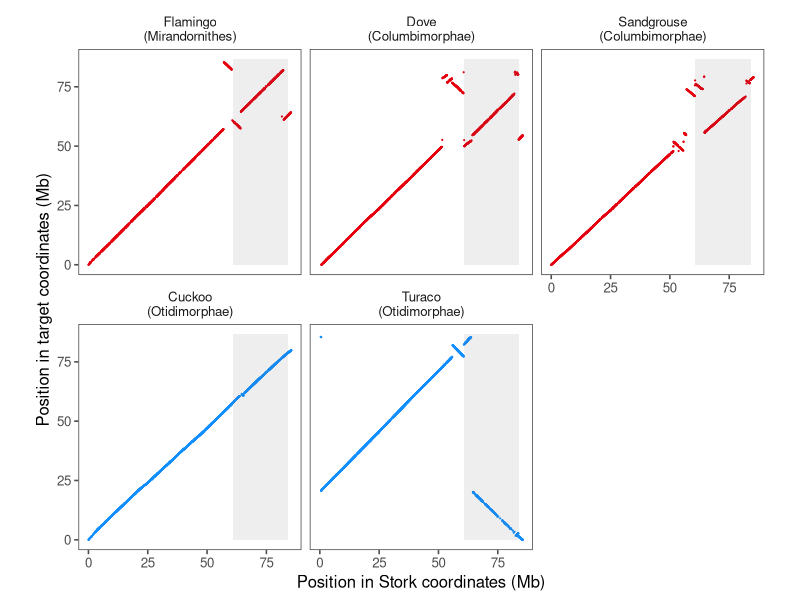
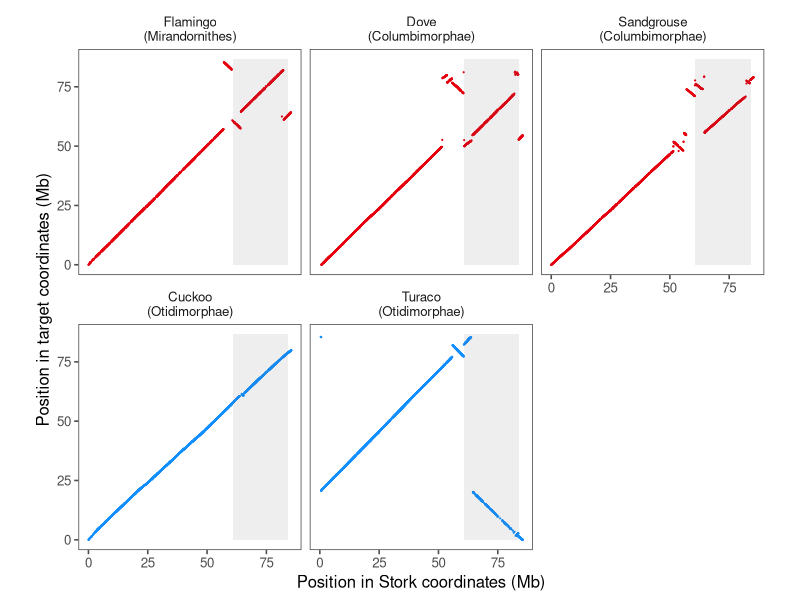
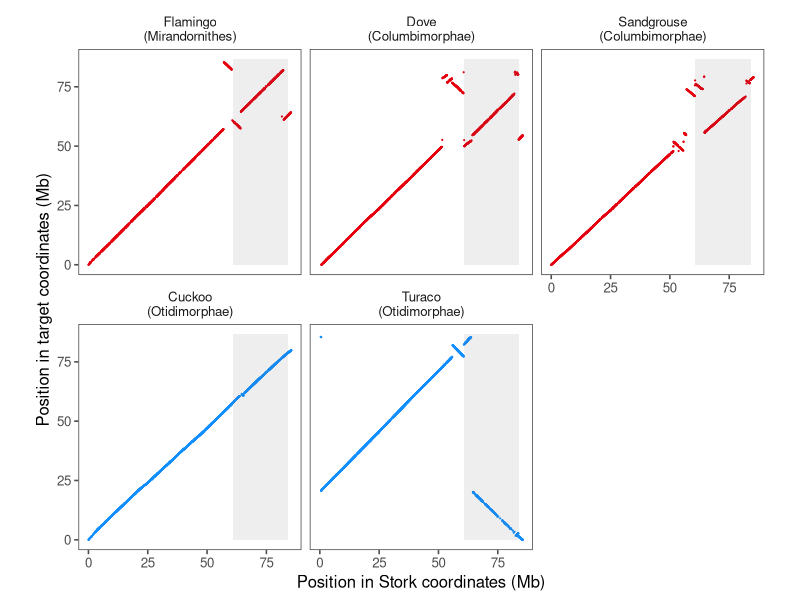

These charts were generated, in order, by the following R code:
library(tidyverse)
library(ggthemes)
library(glue)

totab_4 <- read_csv('totab_CM030196.1_CICMAG.csv') %>% mutate(tag = 'chr4')
totab_5 <- read_csv('totab_CM030197.1_CICMAG.csv') %>% mutate(tag = 'chr5')
totab <- bind_rows(totab_4, totab_5)

totab2 <- totab %>% 
  # Separate description column into species and chromosome
  separate(Description, c('ID', 'Species', 'Chr'), sep = '\\.', extra = 'merge', remove = F) %>% 
  # Add sp tag with target species name
  group_by(tag, sp, Block) %>% 
  mutate(sp = Species[Species!='1_bCicMag1']) %>% 
  ungroup() %>% 
  select(Start, End, Species, Block, Chr, Length, Description, sp, Size, tag) %>% 
  pivot_longer(-c(Block, Species, Chr, Length, Description, sp, Size, tag)) %>% 
  # Arrange to make sense for geom_polygon
  arrange(sp, Block, Species, ifelse(Species!='1_bCicMag1', name, rev(name)))  %>% 
  group_by(tag, sp, Block) %>% 
  # Add order and target chr information information
  mutate(colo = unique(Chr[Species!='1_bCicMag1'])) %>% 
  group_by(tag, sp, colo) %>% 
  # Calculate total length per target chr
  mutate(tot = sum(Length)/2) %>% 
  group_by(tag, sp) %>% 
  # Rank target chr by total length
  mutate(rank = dense_rank(desc(tot))) %>% 
  # Get only two largest chr
  filter(rank %in% c(1, 2)) %>% 
  # Order chromosomes, with ref chr in middle
  mutate(
    idx = as.numeric(factor(Description)),
    idx = (idx-min(idx[Species != '1_bCicMag1']))/(max(idx[Species != '1_bCicMag1'])-min(idx[Species != '1_bCicMag1'])),
    idx = ifelse(Species == '1_bCicMag1', 1.5, rank)
    ) %>% 
  group_by(tag, sp, Description) %>% 
  mutate(max_chr = max(value)) %>% 
  ungroup() %>% 
  # Flip some chromosomes to ease interpretation
  mutate(
    value = ifelse(
      (Description %in% c("GCA_901699155.2_bStrTur1.1.LR594554.2")) & (tag == 'chr4'),
      max_chr-value,
      value),
    value = ifelse(
      !(Description %in% c("GCA_009819775.1_bPhoRub2.pri.chr5")) & (tag == 'chr5'),
      max_chr-value,
      value),
    sp = factor(sp, c("5_GalGal6", "1_bPhoRub2", "2_bStrTur1", "1_bPteGut1", 
                      "1_bTauEry1", "1_bCucCan1", "2_bTaeGut1"))
  ) %>%
  {.}

rainbowplot <- totab2 %>% 
  # Two of the chromosomes of 1_bPteGut1 were fused to ease interpretation
  mutate(
    value = ifelse(
      Description == "GCA_009769525.1_bPteGut1.pri.chr15",
      value-2605+55653895,
      value
    ),
    value = ifelse(
      Description == "GCA_009769525.1_bPteGut1.pri.chr20",
      value-0+47064605,
      value
    ),
    rank = ifelse(
      sp == "1_bPteGut1",
      1,
      rank
    ),
    Block = ifelse(
      sp == "1_bPteGut1",
      -Block,
      Block
    )
  ) %>%
  # Filter the largest of the target chromosomes
  filter(rank == 1) %>% 
  select(sp, Block, Species, Length, name, value, tag) %>% 
  # Change name of target name to a generic name
  mutate(Species = ifelse(Species == '1_bCicMag1', '1_bCicMag1', 'target')) %>% 
  pivot_wider(names_from = c(Species, name), values_from = c(value, Length)) %>% 
  group_by(tag, sp) %>% 
  # Flip blocks that are reversed based on the reference sequence
  mutate(
    value_target_End_2 = value_target_End-min(c(value_target_Start, value_target_End)),
    value_target_Start_2 = value_target_Start-min(c(value_target_Start, value_target_End)),
    value_target_End = value_target_End_2,
    value_target_Start = value_target_Start_2
  ) %>%
  group_by(tag, sp, Block) %>% 
  # Calculate midpoint of blocks for dotplot
  mutate(
    # col = (value_1_bCicMag1_End+value_1_bCicMag1_Start)/2,
    # x = (value_target_End+value_target_Start)/2,
    col = (value_target_End+value_target_Start)/2,
    x = (value_1_bCicMag1_End+value_1_bCicMag1_Start)/2,
    size = abs(value_target_End-value_target_Start)
    ) %>% 
  group_by(tag, sp) %>% 
  arrange(x) %>% 
  # mutate(sp = str_sub(sp, 8, 13)) %>% 
  ungroup() %>% 
  select(x, col, sp, size, tag) %>% 
  # bind_rows(
  #   tibble(
  #     x = seq(0, 85409045, as.numeric(res)),
  #     col = x,
  #     Order = factor('Phoenicopteriformes', order_order),
  #     sp = '1_bCicMag1',
  #     size = as.numeric(res)
  #   )
  # ) %>% 
  {.}

levels(rainbowplot$sp) = list("Chicken"= "5_GalGal6",
                              "Flamingo\n(Mirandornithes)" = "1_bPhoRub2",
     "Dove\n(Columbimorphae)" = "2_bStrTur1",
     "Sandgrouse\n(Columbimorphae)" = "1_bPteGut1",
      "Cuckoo\n(Otidimorphae)" = "1_bCucCan1" , 
     "Turaco\n(Otidimorphae)" = "1_bTauEry1",  
     #"Stork\n(other)" = "1_bCicMag1" ,
     "Finch\n(other)" = "2_bTaeGut1")
rainbowplot = rainbowplot[!grepl("Finch",rainbowplot$sp) & 
                            !grepl("Chicke",rainbowplot$sp) &
                            rainbowplot$tag!="chr5",]
cuts <- rainbowplot %>% 
  # Arrange table by target coordinates per species
  arrange(tag, sp, col) %>% 
  # Add the target index
  mutate(idx_target = 1:n()) %>% 
  # Arrange table by reference coordinates per species
  arrange(tag, sp, x) %>% 
  # For each species
  group_by(tag, sp) %>% 
  mutate(
    # Lag the target index by one
    lag_idx_target = lag(idx_target),
    # If the target index is different from the lagged index ± 1
    cond = (lag_idx_target != idx_target+1) | (lag_idx_target != idx_target-1)
  ) %>% 
  filter((lag_idx_target != idx_target+1) & (lag_idx_target != idx_target-1)) %>% 
  ungroup()

rainbowplot %>% #filter(grepl("Cuck",sp))  %>% 
  ggplot() +
  #geom_vline(aes(xintercept = x/1000000),
  #           color = 'grey', data = cuts, size = 0.1) +
  geom_point(aes(x/1000000, col/1000000, color = sp), size = 0.1) +
  #geom_point(aes(x/1000000, col/1000000), size = 0.1, color = 'black',
  #           data = filter(rainbowplot, between(x, 5.5e7, 9e7))) +
  facet_wrap(.~sp,nrow=2) +
  xlab('Position in Stork coordinates (Mb)') +
  ylab('Position in target coordinates (Mb)') +
  theme_few() +
  theme(legend.position = 'none') +
  scale_color_manual(values=c("#E6000E","#E6000E","#E6000E","#118EFF","#118EFF","#118EFF","#118EFF"))+
  #Dove
  #geom_vline(xintercept = c(51587158,53698656,55785465,60614553,60956969.5,64301766.5,74856316,82157457.5,82414653,82500793,83325162,83839255)/1000000)+
  #Flamingo
  #geom_vline(xintercept = c(57081129,57115396,60625380,64242837,82256821,82387464)/1000000)+
  #Turaco
  #geom_vline(xintercept = c(377990.5,739885.5,55909486,56046799,60732528,60756246,60949927.5,64493073,82527764.5,82705752,83628778,83663684,83680957.5,83734358)/1000000)+
  #Sandgrouse
  #geom_vline(xintercept = c(51457258,53825629.5,55757140.5,56061738.5,57006115,57082300.5,60531580,60832023.5,64390875.5,64578860.5,64870822.5,82177487.5,82476572,83765263.5)/1000000)+
  #Cuckoo
  #geom_vline(xintercept = c(64689420,65536386.5)/1000000)+
  coord_fixed()+
  annotate("rect", xmin = 60750296/1000000, xmax = 84036155/1000000, ymin = 0/1000000, ymax =86610582/1000000, alpha = .1)

ggsave('synteny_point_stork_new.png', width=12.5, height=3.5)
ggsave('synteny_point_stork_new.pdf', width=6, height=5)

write.table(x=rainbowplot %>% arrange(sp,tag,x) %>%
              mutate(sp=sub('\n',' ',sp)) ,
            file="figure1b.tsv",sep ="\t")


